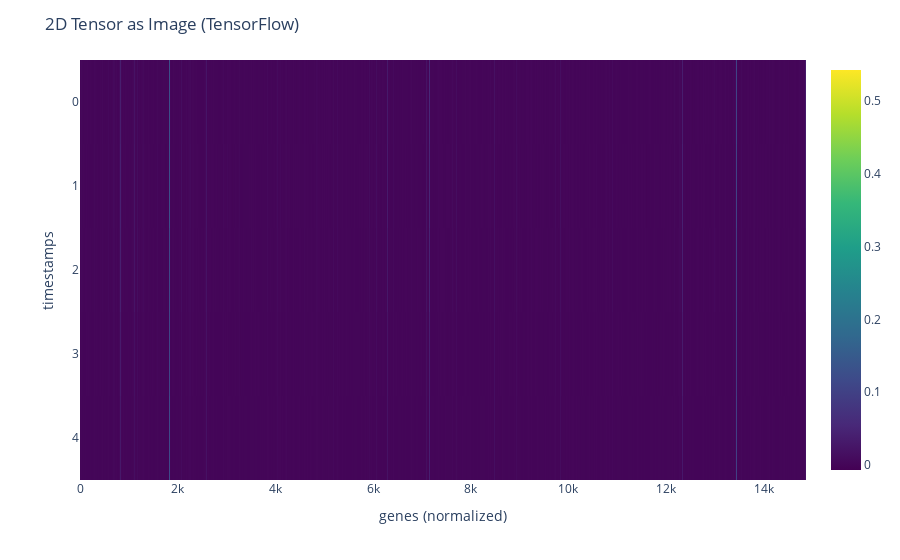

The code cell stored with this chart in its notebook:
### Code cell
decoded = autoencoder.decoder(z)
#print(decoded[0])

# Create a heatmap-like visualization using Plotly
fig = px.imshow(decoded[0], color_continuous_scale='viridis', aspect= "auto")
fig.update_layout(title='2D Tensor as Image (TensorFlow)')
fig.update_xaxes(title_text='genes (normalized)')
fig.update_yaxes(title_text='timestamps')
fig.update_traces(showscale=True)

fig.show()

### Figure 1 — Plotly figure (JSON) as saved in the notebook; plotly's stock layout.template omitted (floating-point values rounded to 4 significant figures; data arrays with more than 128 entries replaced by an {"elided": "..."} marker saying what was removed)
{"data": [{"coloraxis": "coloraxis", "hovertemplate": "x: %{x}<br>y: %{y}<br>color: %{z}<extra></extra>", "name": "0", "showscale": true, "type": "heatmap", "xaxis": "x", "yaxis": "y", "z": {"elided": "5x14864 float values"}}], "layout": {"coloraxis": {"colorscale": [[0, "#440154"], [0.1111, "#482878"], [0.2222, "#3e4989"], [0.3333, "#31688e"], [0.4444, "#26828e"], [0.5556, "#1f9e89"], [0.6667, "#35b779"], [0.7778, "#6ece58"], [0.8889, "#b5de2b"], [1, "#fde725"]]}, "margin": {"t": 60}, "title": {"text": "2D Tensor as Image (TensorFlow)"}, "xaxis": {"anchor": "y", "domain": [0, 1], "title": {"text": "genes (normalized)"}}, "yaxis": {"anchor": "x", "autorange": "reversed", "domain": [0, 1], "title": {"text": "timestamps"}}}}
